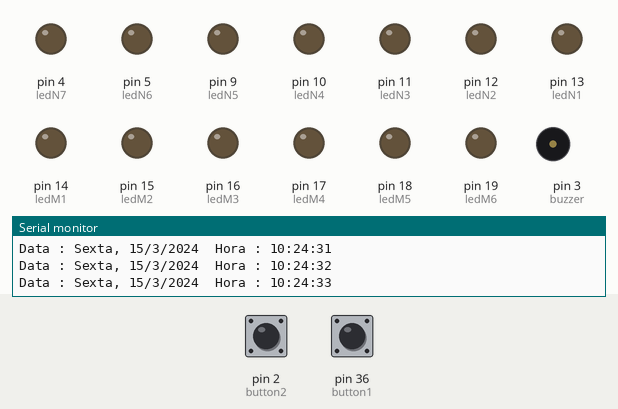
This sketch was run on a simulated Arduino Mega 2560, built with avr-gcc and run on an emulated ATmega2560. On the bench: output pins drawn as LEDs (lit = HIGH), buzzer (waves = sounding, pin HIGH), the last lines printed to the serial monitor. The inputs (shaded band) are chosen by the test bench; at power-on: pin 2 (button2) LOW, pin 36 (button1) LOW. The local clock reads 2024-03-15 10:24:30 at power-on unless the sketch sets it.

Above: at 3.8 s.
3.9 s: pin 2 (button2) pulled HIGH for 1.3 s
At 5.3 s:
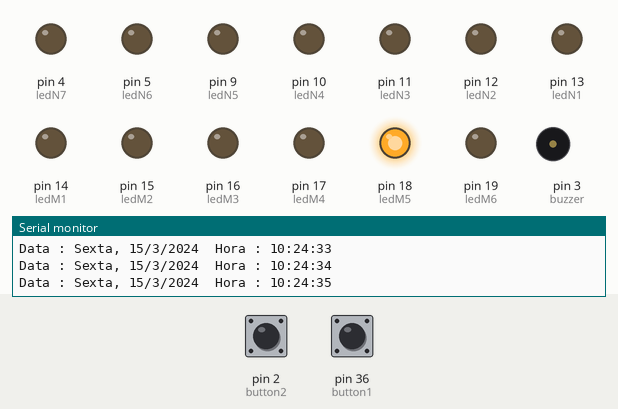
7.5 s: pin 36 (button1) pulled HIGH for 1.3 s
At 8.7 s:
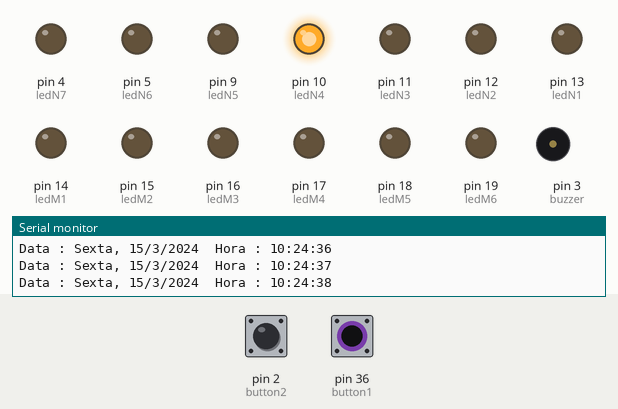
10.5 s: pin 36 (button1) pulled HIGH for 3.2 s
At 15.0 s:
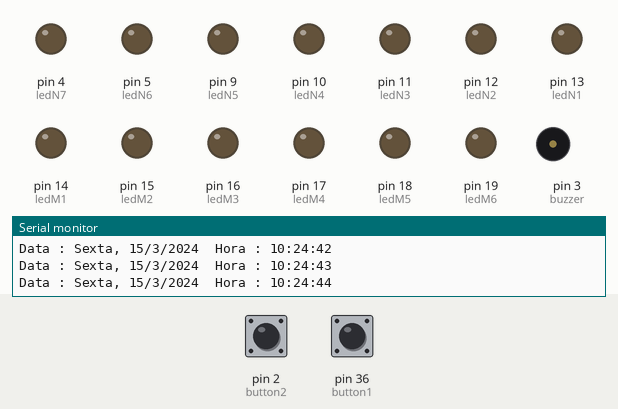
15.5 s: pin 2 (button2) pulled HIGH for 3.2 s
At 16.7 s:
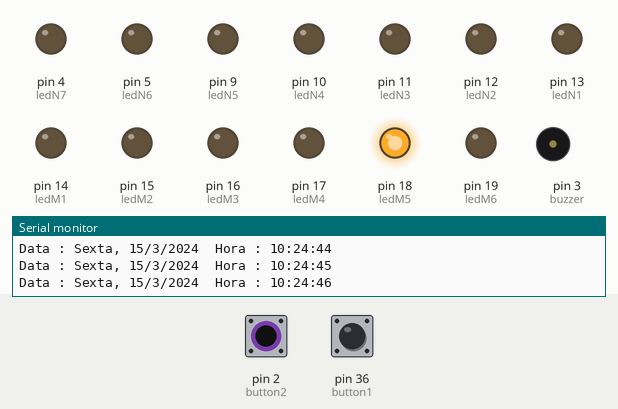
20.5 s: pin 2 (button2) driven HIGH and pin 36 (button1) driven HIGH
At 22.2 s:
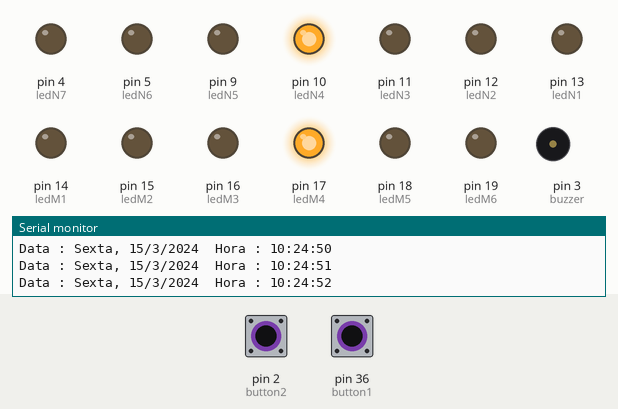
Timing chart, 0 to 23.5 s (numbered marks = the images above; inputs shaded):
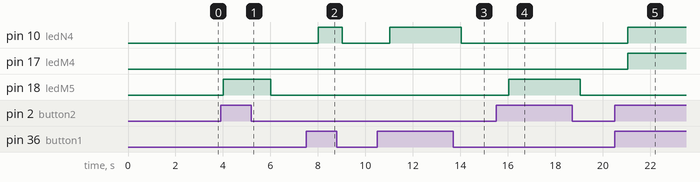

The sketch:

SmartMDB.ino
```cpp
// Programa : Data e hora com modulo RTC DS1302
// Alteracoes e adaptacoes : Arduino e Cia
//
// Baseado no programa original de Krodal e na biblioteca virtuabotixRTC

// Carrega a biblioteca virtuabotixRTC
#include <virtuabotixRTC.h>

// Determina os pinos ligados ao modulo
// myRTC(clock, data, rst)
virtuabotixRTC myRTC(6, 7, 8);

//LEDs de manha
int ledM1 = 14; //seg
int ledM2 = 15; //ter
int ledM3 = 16; //qua
int ledM4 = 17; //qui
int ledM5 = 18; //sex
int ledM6 = 19; //sab
int ledM7 = 20; //dom

//LEDs de noite
int ledN1 = 13; //seg
int ledN2 = 12; //ter
int ledN3 = 11; //qua
int ledN4 = 10;  //qui
int ledN5 = 9;  //sex
int ledN6 = 5;  //sab
int ledN7 = 4; //dom

//buzzer
int buzzer = 3;

//botoes
int button1 = 36;
int button2 = 2;

//flags auxiliares
int flagA = 0;
int auxD = 0;

//variaveis para armazenar o estado dos botoes
int bState1 = 0;
int bState2 = 0;

//struct criada para salvar os alarmes
struct alarme
{
  int diaS;
  int hora;
  int minuto;
};
typedef struct alarme Alarme;

void setup()
{
  Serial.begin(9600);
  // Informacoes iniciais de data e hora
  // Apos setar as informacoes, comente a linha abaixo
  // (segundos, minutos, hora, dia da semana, dia do mes, mes, ano)
  //myRTC.setDS1302Time(30, 38, 15, 7, 7, 4, 2018);

  //configurando os pinos dos LEDs
  pinMode(ledM1, OUTPUT);
  pinMode(ledM2, OUTPUT);
  pinMode(ledM3, OUTPUT);
  pinMode(ledM4, OUTPUT);
  pinMode(ledM5, OUTPUT);
  pinMode(ledM6, OUTPUT);
  pinMode(ledM7, OUTPUT);
  pinMode(ledN1, OUTPUT);
  pinMode(ledN2, OUTPUT);
  pinMode(ledN3, OUTPUT);
  pinMode(ledN4, OUTPUT);
  pinMode(ledN5, OUTPUT);
  pinMode(ledN6, OUTPUT);
  pinMode(ledN7, OUTPUT);

  //configurando os pinos dos botoes
  pinMode(button1, INPUT);
  pinMode(button2, INPUT);

  //configurando o pino do buzzer
  pinMode(buzzer, OUTPUT);
}

void loop()
{
  // Le as informacoes do RTC
  myRTC.updateTime();

  // Imprime as informacoes no serial monitor
  Serial.print("Data : ");
  // Chama a funcao que imprime o dia da semana
  imprime_dia_da_semana(myRTC.dayofweek);
  Serial.print(", ");
  Serial.print(myRTC.dayofmonth);
  Serial.print("/");
  Serial.print(myRTC.month);
  Serial.print("/");
  Serial.print(myRTC.year);
  Serial.print("  ");
  Serial.print("Hora : ");
  // Adiciona um 0 caso o valor da hora seja <10
  if (myRTC.hours < 10)
  {
    Serial.print("0");
  }
  Serial.print(myRTC.hours);
  Serial.print(":");
  // Adiciona um 0 caso o valor dos minutos seja <10
  if (myRTC.minutes < 10)
  {
    Serial.print("0");
  }
  Serial.print(myRTC.minutes);
  Serial.print(":");
  // Adiciona um 0 caso o valor dos segundos seja <10
  if (myRTC.seconds < 10)
  {
    Serial.print("0");
  }
  Serial.println(myRTC.seconds);

  delay(1000);

  //desliga todos os LEDs
  digitalWrite(ledM1, LOW);
  digitalWrite(ledM2, LOW);
  digitalWrite(ledM3, LOW);
  digitalWrite(ledM4, LOW);
  digitalWrite(ledM5, LOW);
  digitalWrite(ledM6, LOW);
  digitalWrite(ledM7, LOW);
  digitalWrite(ledN1, LOW);
  digitalWrite(ledN2, LOW);
  digitalWrite(ledN3, LOW);
  digitalWrite(ledN4, LOW);
  digitalWrite(ledN5, LOW);
  digitalWrite(ledN6, LOW);
  digitalWrite(ledN7, LOW);

  //Vetores dos alarmes
  Alarme m[7];
  Alarme n[7];

  //alarme domingo de manha
  m[0].diaS = 1;
  m[0].hora = 10;
  m[0].minuto = 30;

  //alarme domingo de noite
  n[0].diaS = 1;
  n[0].hora = 23;
  n[0].minuto = 13;

  //alarme segunda de manha
  m[1].diaS = 2;
  m[1].hora = 10;
  m[1].minuto = 50;

  //alarme segunda de noite
  n[1].diaS = 2;
  n[1].hora = 22;
  n[1].minuto = 59;

  //alarme terca de manha
  m[2].diaS = 3;
  m[2].hora = 10;
  m[2].minuto = 30;

  //alarme terca de noite
  n[2].diaS = 3;
  n[2].hora = 19;
  n[2].minuto = 30;

  //alarme quarta de manha
  m[3].diaS = 4;
  m[3].hora = 10;
  m[3].minuto = 30;

  //alarme quarta de noite
  n[3].diaS = 4;
  n[3].hora = 19;
  n[3].minuto = 30;

  //alarme quinta de manha
  m[4].diaS = 5;
  m[4].hora = 10;
  m[4].minuto = 30;

  //alarme quinta de noite
  n[4].diaS = 5;
  n[4].hora = 19;
  n[4].minuto = 30;

  //alarme sexta de manha
  m[5].diaS = 6;
  m[5].hora = 10;
  m[5].minuto = 30;

  //alarme sexta de noite
  n[5].diaS = 6;
  n[5].hora = 19;
  n[5].minuto = 30;

  //alarme sabado de manha
  m[6].diaS = 7;
  m[6].hora = 10;
  m[6].minuto = 30;

  //alarme sabado de noite
  n[6].diaS = 7;
  n[6].hora = 19;
  n[6].minuto = 30;

  //variavel auxiliar para controle dos vetores
  auxD = myRTC.dayofweek - 1;
  if (auxD < 0) {
    auxD = 6;
  }

  //verifica se algum alarme deve ser acionado
  if (myRTC.hours > 12) {
    if ((myRTC.dayofweek == n[auxD].diaS) && (myRTC.hours == n[auxD].hora) && (myRTC.minutes == n[auxD].minuto) && (myRTC.seconds <= 5)) {
      flagA = 1; //flag indicando que um alarme deve ser acionado
    }
  } else {
    if ((myRTC.dayofweek == m[auxD].diaS) && (myRTC.hours == m[auxD].hora) && (myRTC.minutes == m[auxD].minuto) && (myRTC.seconds <= 5)) {
      flagA = 1;
    }
  }


  //le o estado do botao 1
  bState1 = digitalRead(button1);

  //acende o led do respectivo remedio de liga o alarme
  if (flagA == 1) {
    acendeLED(myRTC.dayofweek, myRTC.hours);
    tone(buzzer, 262, 1000);
    if (bState1 == HIGH) { //se o botao 1 for pressionado desliga o alarme
      flagA = 0;
    }
  }

  //le o estado do botao 2
  bState2 = digitalRead(button2);

  //se o botao 1 for pressionado acende o LED do ultimo remedio tomado
  if (bState1 == HIGH) {
    if (myRTC.hours > 12) {
      if (n[auxD].hora < myRTC.hours) {
        acendeLED(n[auxD].diaS, n[auxD].hora);
      } else if (n[auxD].hora == myRTC.hours) {
        if (n[auxD].minuto < myRTC.minutes) {
          acendeLED(n[auxD].diaS, n[auxD].hora);
        } else if (n[auxD].minuto >= myRTC.minutes) {
          acendeLED(m[auxD].diaS, m[auxD].hora);
        }
      } else if (n[auxD].hora > myRTC.hours) {
        acendeLED(m[auxD].diaS, m[auxD].hora);
      }
    } else {
      if (m[auxD].hora < myRTC.hours) {
        acendeLED(m[auxD].diaS, m[auxD].hora);
      } else if (m[auxD].hora == myRTC.hours) {
        if (m[auxD].minuto < myRTC.minutes) {
          acendeLED(m[auxD].diaS, m[auxD].hora);
        } else if (m[auxD].minuto >= myRTC.minutes) {
          auxD -= 1;
          if (auxD < 0) {
            auxD = 6;
          }
          acendeLED(n[auxD].diaS, n[auxD].hora);

        }
      } else if (m[auxD].hora > myRTC.hours) {
        auxD -= 1;
        if (auxD < 0) {
          auxD = 6;
        }
        acendeLED(n[auxD].diaS, n[auxD].hora);
      }
    }
  }

  //se o botao 2 for pressionado acendo o LED do proximo remedio a ser tomado
  if (bState2 == HIGH) {
    if (myRTC.hours > 12) {
      if (n[auxD].hora > myRTC.hours) {
        acendeLED(n[auxD].diaS, n[auxD].hora);
      } else if (n[auxD].hora == myRTC.hours) {
        if (n[auxD].minuto > myRTC.minutes) {
          acendeLED(n[auxD].diaS, n[auxD].hora);
        } else if (n[auxD].minuto <= myRTC.minutes) {
          auxD += 1;
          if (auxD > 6) {
            auxD = 0;
          }
          acendeLED(m[auxD].diaS, m[auxD].hora);
        }
      } else if (n[auxD].hora < myRTC.hours) {
        auxD += 1;
        if (auxD > 6) {
          auxD = 0;
        }
        acendeLED(m[auxD].diaS, m[auxD].hora);
      }
    } else {
      if (m[auxD].hora > myRTC.hours) {
        acendeLED(m[auxD].diaS, m[auxD].hora);
      } else if (m[auxD].hora == myRTC.hours) {
        if (m[auxD].minuto > myRTC.minutes) {
          acendeLED(m[auxD].diaS, m[auxD].hora);
        } else if (m[auxD].minuto <= myRTC.minutes) {
          acendeLED(n[auxD].diaS, n[auxD].hora);
        }
      } else if (m[auxD].hora < myRTC.hours) {
        acendeLED(n[auxD].diaS, n[auxD].hora);
      }
    }
  }

}

//funcao para imprimir por extenso os dias da semana no monitor serial
void imprime_dia_da_semana(int dia)
{
  switch (dia)
  {
    case 1:
      Serial.print("Domingo");
      break;
    case 2:
      Serial.print("Segunda");
      break;
    case 3:
      Serial.print("Terca");
      break;
    case 4:
      Serial.print("Quarta");
      break;
    case 5:
      Serial.print("Quinta");
      break;
    case 6:
      Serial.print("Sexta");
      break;
    case 7:
      Serial.print("Sabado");
      break;
  }
}

//funcao para acender o LED equivalente ao alarme tocado
void acendeLED(int dia, int hora) {
  switch (dia)
  {
    case 1:
      if (hora < 12) {
        digitalWrite(ledM7, HIGH);
      } else if (hora > 11) {
        digitalWrite(ledN7, HIGH);
      }
      break;
    case 2:
      if (hora < 12) {
        digitalWrite(ledM1, HIGH);
      } else if (hora > 11) {
        digitalWrite(ledN1, HIGH);
      }
      break;
    case 3:
      if (hora < 12) {
        digitalWrite(ledM2, HIGH);
      } else if (hora > 11) {
        digitalWrite(ledN2, HIGH);
      }
      break;
    case 4:
      if (hora < 12) {
        digitalWrite(ledM3, HIGH);
      } else if (hora > 11) {
        digitalWrite(ledN3, HIGH);
      }
      break;
    case 5:
      if (hora < 12) {
        digitalWrite(ledM4, HIGH);
      } else if (hora > 11) {
        digitalWrite(ledN4, HIGH);
      }
      break;
    case 6:
      if (hora < 12) {
        digitalWrite(ledM5, HIGH);
      } else if (hora > 11) {
        digitalWrite(ledN5, HIGH);
      }
      break;
    case 7:
      if (hora < 12) {
        digitalWrite(ledM6, HIGH);
      } else if (hora > 11) {
        digitalWrite(ledN6, HIGH);
      }
      break;
  }
}
```

Measured:
- after the input at 3.9 s, pin 18 (ledM5): LOW → HIGH after 0.11 s, → LOW 2.0 s later
- after the input at 7.5 s, pin 10 (ledN4): LOW → HIGH after 0.52 s, → LOW 1.0 s later
- after the input at 10.5 s, pin 10 (ledN4): LOW → HIGH after 0.53 s, → LOW 3.0 s later
- after the input at 15.5 s, pin 18 (ledM5): LOW → HIGH after 0.54 s, → LOW 3.0 s later
- after the input at 20.5 s, pin 10 (ledN4), pin 17 (ledM4): LOW → HIGH after 0.55 s
